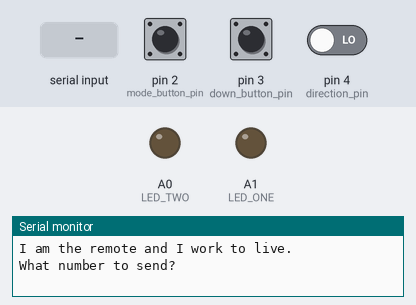
Recording of a sketch running on a simulated Arduino Nano, built with avr-gcc and run on an emulated ATmega328P. Parts: output pins drawn as LEDs (lit = HIGH), the last lines printed to the serial monitor. Dashed ring = blinking. Inputs (shaded band) come from the test bench; at power-on: pin 2 (mode_button_pin) LOW, pin 3 (down_button_pin) LOW, pin 4 (direction_pin) LOW. No radio packets arrive unless stated.

Above: at 1.2 s.
1.3 s: pin 2 (mode_button_pin) pulled HIGH for 1 s
At 2.8 s:
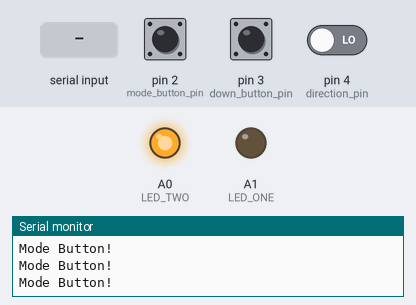
3.8 s: pin 3 (down_button_pin) pulled HIGH for 0.15 s
5.4 s: pin 4 (direction_pin) driven HIGH
7.3 s: "90,45\n" received over Serial
8.9 s: pin 2 (mode_button_pin) pulled HIGH for 1 s
At 10.8 s:
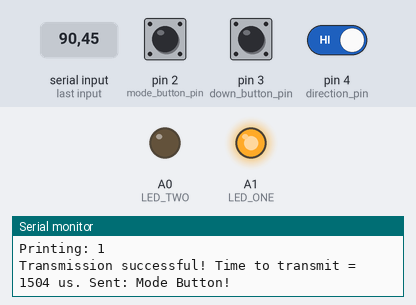
11.4 s: pin 2 (mode_button_pin) pulled HIGH for 3.2 s
At 12.2 s:
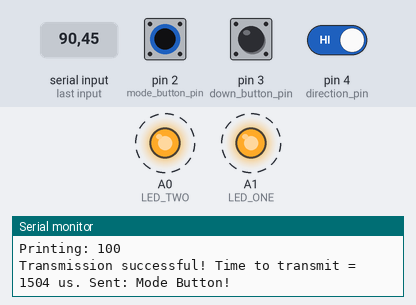
Timing chart, 0 to 15.9 s (numbered marks = the images above; inputs shaded):
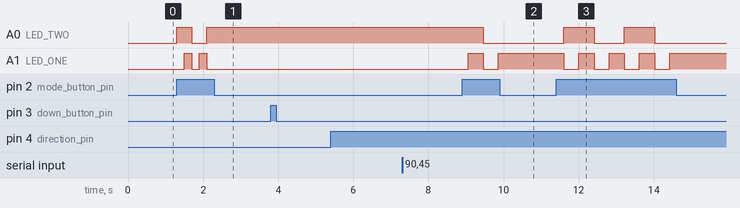

The sketch:

remote_antenna_tuner.ino
```cpp
/* Remote Antenna Tuner
 * For Stuart's dope Magloop tuner
 * Created: 2023-04-11
 */

#include <SPI.h>
#include "printf.h"
#include "RF24.h"
//#include <millis.h>


#define IS_STEPPER  false

// Stepper Setup
const uint8_t enable_pin    = 9;
const uint8_t sleep_pin     = 6;
const uint8_t step_pin      = 5;
const uint8_t direction_pin = 4;

// Remote Setup
const uint8_t mode_button_pin = 2;
const uint8_t up_button_pin = 4;
const uint8_t down_button_pin = 3;
const uint8_t LED_ONE = A1;
const uint8_t LED_TWO = A0;
bool UP_FLAG = false;
bool DOWN_FLAG = false;

const int SPEED_ZERO_STEPS  = 1;
const int SPEED_ONE_STEPS   = 10;
const int SPEED_TWO_STEPS   = 100;
const int SPEED_THREE_STEPS = 500;

unsigned long NEXT_BUTTON_CHECK = 0;
unsigned long BUTTON_COOL_DOWN_MS = 200;

uint8_t DEBOUNCE_DELAY_MS = 100;
uint8_t UP_BUTTON_FLAG = false;
uint8_t DOWN_BUTTON_FLAG = false;
uint8_t MODE_BUTTON_FLAG = false;
uint8_t SPEED_MODE = 1; // 0, 1, 2, or 3 indicate the number of steps per button press.

// instantiate an object for the nRF24L01 transceiver
RF24 radio(7, 8);  // using pin 7 for the CE pin, and pin 8 for the CSN pin

// Let these addresses be used for the pair
uint8_t address[][6] = { "1Node", "2Node" };
// It is very helpful to think of an address as a path instead of as
// an identifying device destination

// to use different addresses on a pair of radios, we need a variable to
// uniquely identify which address this radio will use to transmit
bool radioNumber = 1;  // 0 uses address[0] to transmit, 1 uses address[1] to transmit

int payload = 0;

void setup() {

  Serial.begin(115200);

#if IS_STEPPER
  pinMode(enable_pin, OUTPUT);
  pinMode(sleep_pin, OUTPUT);
  pinMode(step_pin, OUTPUT);
  pinMode(direction_pin, OUTPUT);
  digitalWrite(enable_pin, HIGH); //Active low
  digitalWrite(sleep_pin, HIGH); //Active low
  radioNumber = 0;
  Serial.println("I am the Stepper Driver and I love my job!");
#else
  pinMode(mode_button_pin, INPUT);
  pinMode(up_button_pin, INPUT);
  pinMode(down_button_pin, INPUT);
  pinMode(LED_ONE, OUTPUT);
  pinMode(LED_TWO, OUTPUT);
  radioNumber = 1;
  Serial.println("I am the remote and I work to live.");
  //attachInterrupt( digitalPinToInterrupt(mode_button_pin), ISR_MODE, RISING);
  //attachInterrupt( digitalPinToInterrupt(up_button_pin), ISR_UP, RISING);
#endif

  // initialize the transceiver on the SPI bus
  if (!radio.begin()) {
    Serial.println(F("radio hardware is not responding!!"));
    while (1) {}  // hold in infinite loop
  }

  // Set the PA Level low to try preventing power supply related problems
  // because these examples are likely run with nodes in close proximity to
  // each other.
  radio.setPALevel(RF24_PA_LOW);  // RF24_PA_MAX is default.

  // save on transmission time by setting the radio to only transmit the
  // number of bytes we need to transmit a float
  radio.setPayloadSize(sizeof(payload));  // float datatype occupies 4 bytes

  // set the TX address of the RX node into the TX pipe
  radio.openWritingPipe(address[radioNumber]);  // always uses pipe 0

  // set the RX address of the TX node into a RX pipe
  radio.openReadingPipe(1, address[!radioNumber]);  // using pipe 1

  // additional setup specific to the node's role
  //int role = true;
  #if IS_STEPPER
    radio.startListening();  // put radio in RX mode
  #else
    radio.stopListening();  // put radio in TX mode
  #endif

}  // setup

/*
void transmit_button(){

  Serial.println("handling button");

  float up = 10.0;
  float down = -10.0;

  if(UP_FLAG == true){
    bool report = radio.write(&up, sizeof(float));  // transmit & save the report
  }else if(DOWN_FLAG == true){
    bool report = radio.write(&down, sizeof(float));  // transmit & save the report
  }

  // if(UP_FLAG == true) digitalWrite(direction_pin, HIGH);
  // if(DOWN_FLAG == true) digitalWrite(direction_pin, LOW);
  // digitalWrite(enable_pin, LOW);
  // // int i;

  // for(i=0; i<num_steps_on_button; i++){
    // digitalWrite(step_pin, HIGH);
    // delay( 1.0/(float)step_frequency_hz*1000.0*0.1 );
    // digitalWrite(step_pin, LOW);
    // delay( 1.0/(float)step_frequency_hz*1000.0*0.1 );
  // }

  // digitalWrite(enable_pin, HIGH);
}
*/

void stepper_main(){
    uint8_t pipe;
    if (radio.available(&pipe)) {              // is there a payload? get the pipe number that recieved it
      uint8_t bytes = radio.getPayloadSize();  // get the size of the payload
      radio.read(&payload, bytes);             // fetch payload from FIFO
      Serial.print(F("Received "));
      Serial.print(bytes);  // print the size of the payload
      Serial.print(F(" bytes on pipe "));
      Serial.print(pipe);  // print the pipe number
      Serial.print(F(": "));
      Serial.println(payload);  // print the payload's value


    if(payload > 0){
      digitalWrite(direction_pin, HIGH);
    }else{
      digitalWrite(direction_pin, LOW);
      payload *= -1;
    }

    digitalWrite(enable_pin, LOW);
    delay(10);
    int steps = (int)payload;
    int i;

    Serial.print("Stepper Enabled: ");
    Serial.println(steps);

    for(i=0; i<steps; i++)
    {
      digitalWrite(step_pin, HIGH);
      delay(1);
      digitalWrite(step_pin, LOW);
      delay(10);
    }

    digitalWrite(enable_pin, HIGH);
    Serial.println("Stepper Disabled");
    }


}

void handle_buttons(){

  if(digitalRead(up_button_pin) == HIGH){
    if(UP_BUTTON_FLAG == false){
      UP_BUTTON_FLAG = true;
      NEXT_BUTTON_CHECK = millis() + DEBOUNCE_DELAY_MS;
    }else if(millis() < NEXT_BUTTON_CHECK){
      upButtonPressed();
      UP_BUTTON_FLAG = false;
      delay(BUTTON_COOL_DOWN_MS);
    }
  }

  if(digitalRead(down_button_pin) == HIGH){
    if(DOWN_BUTTON_FLAG == false){
      DOWN_BUTTON_FLAG = true;
      NEXT_BUTTON_CHECK = millis() + DEBOUNCE_DELAY_MS;
    }else if(millis() < NEXT_BUTTON_CHECK){
      downButtonPressed();
      DOWN_BUTTON_FLAG = false;
      delay(BUTTON_COOL_DOWN_MS);
    }
  }

  if(digitalRead(mode_button_pin) == HIGH){
    if(MODE_BUTTON_FLAG == false){
      MODE_BUTTON_FLAG = true;
      NEXT_BUTTON_CHECK = millis() + DEBOUNCE_DELAY_MS;
    }else if(millis() < NEXT_BUTTON_CHECK){
      modeButtonPressed();
      MODE_BUTTON_FLAG = false;
      delay(BUTTON_COOL_DOWN_MS);
    }
  }

  return;
}

void modeButtonPressed(){

  Serial.println("Mode Button!");

  SPEED_MODE++;
  if(SPEED_MODE > 3) SPEED_MODE = 0;

  digitalWrite(LED_ONE, LOW);
  digitalWrite(LED_TWO, LOW);

  if(SPEED_MODE == 1 || SPEED_MODE == 3) digitalWrite(LED_ONE, HIGH);
  if(SPEED_MODE == 2 || SPEED_MODE == 3) digitalWrite(LED_TWO, HIGH);

}

void downButtonPressed(){

  if(SPEED_MODE == 0) sendSteps((-1)*SPEED_ZERO_STEPS);
  if(SPEED_MODE == 1) sendSteps((-1)*SPEED_ONE_STEPS);
  if(SPEED_MODE == 2) sendSteps((-1)*SPEED_TWO_STEPS);
  if(SPEED_MODE == 3) sendSteps((-1)*SPEED_THREE_STEPS);

}

void upButtonPressed(){

  if(SPEED_MODE == 0) sendSteps(SPEED_ZERO_STEPS);
  if(SPEED_MODE == 1) sendSteps(SPEED_ONE_STEPS);
  if(SPEED_MODE == 2) sendSteps(SPEED_TWO_STEPS);
  if(SPEED_MODE == 3) sendSteps(SPEED_THREE_STEPS);

}

bool sendSteps(int input){

    Serial.print("Printing: ");
    Serial.println(input);

    unsigned long start_timer = micros();                // start the timer
    bool report = radio.write(&input, sizeof(int));  // transmit & save the report
    unsigned long end_timer = micros();                  // end the timer

    if (report) {
      Serial.print(F("Transmission successful! "));  // payload was delivered
      Serial.print(F("Time to transmit = "));
      Serial.print(end_timer - start_timer);  // print the timer result
      Serial.print(F(" us. Sent: "));
      //Serial.println(input);  // print payload sent
    }else{
      Serial.println("Failure");
    }

  return report;
}


void remote_main(){
  while(1){

    handle_buttons();

      //Serial.println("What number to send?");
      if (Serial.available()){
        float input = Serial.parseFloat();
        Serial.print("Printing: ");
        Serial.println(input);

        unsigned long start_timer = micros();                // start the timer
        bool report = radio.write(&input, sizeof(float));  // transmit & save the report
        unsigned long end_timer = micros();                  // end the timer

        if (report) {
          Serial.print(F("Transmission successful! "));  // payload was delivered
          Serial.print(F("Time to transmit = "));
          Serial.print(end_timer - start_timer);  // print the timer result
          Serial.print(F(" us. Sent: "));
          //Serial.println(input);  // print payload sent
        }else{
          Serial.println("Failure");
        }
        Serial.println("What number to send?");
      }

  }

}


void loop() {

  if(IS_STEPPER){
    stepper_main();
  }else{
    Serial.println("What number to send?");
    remote_main();
  }

}  // loop
```

Measured:
- after the input at 1.3 s, A0 (LED_TWO): LOW → HIGH at once, → LOW 0.40 s later, → HIGH 0.40 s later; A1 (LED_ONE): alternates HIGH for 0.20 s and LOW for 0.20 s, 4 changes in all, then stays LOW, starting after 0.20 s
- after the input at 8.9 s, A0 (LED_TWO): HIGH → LOW after 0.56 s; A1 (LED_ONE): LOW → HIGH after 0.16 s, → LOW 0.40 s later, → HIGH 0.40 s later
- after the input at 11.4 s, A0 (LED_TWO): alternates HIGH for 0.81 s and LOW for 0.81 s, 4 changes in all, then stays LOW, starting after 0.20 s; A1 (LED_ONE): alternates HIGH for 0.40 s and LOW for 0.40 s, 8 changes in all, then stays HIGH, starting after 0.20 s
